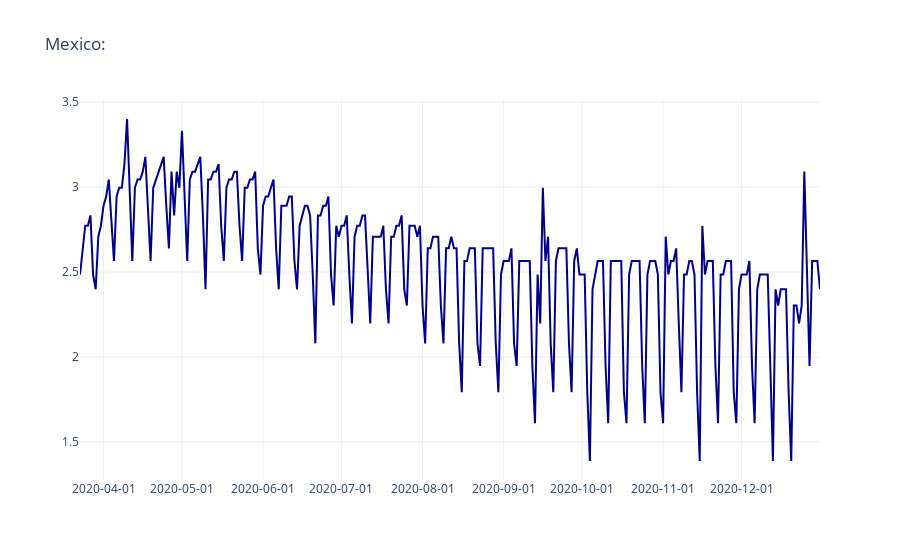

Notebook code for this chart:
### Code cell
# Promedio de México

fig = go.Figure()

fig.add_trace( go.Scatter( x = DF['Fecha'], 
                           y = DF['LResidential'], 
                           name = 'Residential', 
                           line_color = 'darkblue' ) )


fig.update_layout(template = 'plotly_white', # "plotly", "plotly_white", "ggplot2", "seaborn", "simple_white", "none"
                  title = 'Mexico: ')

fig.update_xaxes(tickformat = '%Y-%m-%d') # (tickangle = 90, tickformat = '%Y-%m-%d')

fig.show()

### Figure 1 — Plotly figure (JSON) as saved in the notebook; plotly's stock layout.template omitted (floating-point values rounded to 4 significant figures; data arrays with more than 128 entries replaced by an {"elided": "..."} marker saying what was removed)
{"data": [{"line": {"color": "darkblue"}, "name": "Residential", "type": "scatter", "x": {"elided": "284 str values"}, "y": {"elided": "284 float values"}}], "layout": {"title": {"text": "Mexico: "}, "xaxis": {"tickformat": "%Y-%m-%d"}}}
